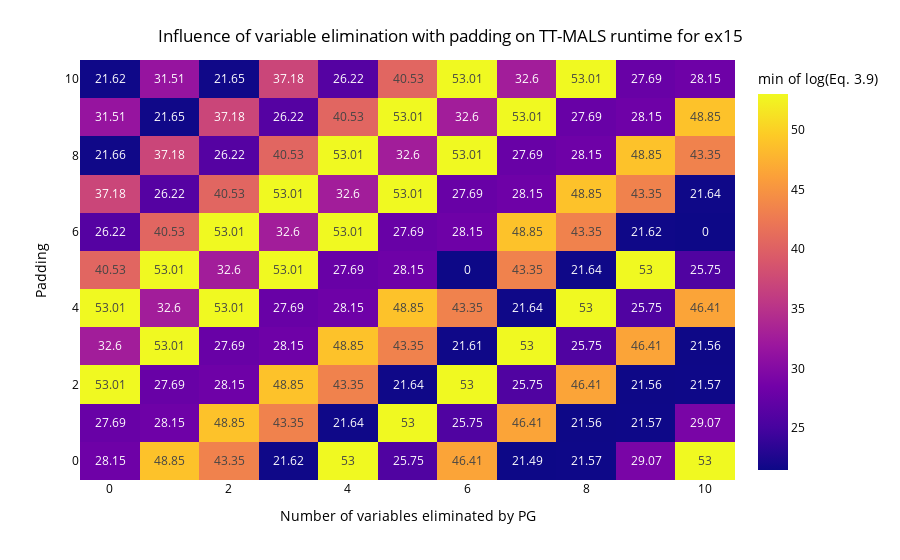

Notebook code for this chart:
### Code cell
matrix_name = "ex15"
fig = px.density_heatmap(pg_padding_tile_agg_df[(pg_padding_tile_agg_df["matrix_name"] == matrix_name) & (pg_padding_tile_agg_df["partial_gauss"] <= 10)], x="partial_gauss", y="padding", z='log_obj_func',  histfunc="min",
                         nbinsx=11, nbinsy=11, text_auto=True,
                         # symbol="log_obj_func",
                 # color_discrete_sequence=colors, 
                 # trendline="ols", trendline_scope="overall", trendline_color_override="lime", trendline_options=dict(log_y=True),
                 # symbol="matrix_name", color_discrete_map=matrix_color_map,
              labels={
                     "padding": "Padding",
                     "partial_gauss": "Number of variables eliminated by PG",
                  "log_obj_func": "log(Eq. 3.9)",
                  "num_possible_tiles": "Number of possible<br>tile size choices"
                 }
              )
fig.update_layout(
    title={
        'text': "Influence of variable elimination with padding on TT-MALS runtime for {}".format(matrix_name),
        'x':0.5,
        'xanchor': 'center',
        'yanchor': 'top'
    },
    plot_bgcolor='white',   # Plot area background color
    paper_bgcolor='white',  # Entire figure background color
    font=dict(color='black'), # Font color
    # yaxis_title=r'$\log(I^6 + rI^3 + r^2I^2)$'
)
fig.show()
fig.write_image("plots/{}_pg_padding_heatmap_log_obj_func.pdf".format(matrix_name))

### Figure 1 — Plotly figure (JSON) as saved in the notebook; plotly's stock layout.template omitted (floating-point values rounded to 4 significant figures; data arrays with more than 128 entries replaced by an {"elided": "..."} marker saying what was removed)
{"data": [{"coloraxis": "coloraxis", "histfunc": "min", "hovertemplate": "Number of variables eliminated by PG=%{x}<br>Padding=%{y}<br>min of log(Eq. 3.9)=%{z}<extra></extra>", "name": "", "nbinsx": 11, "nbinsy": 11, "texttemplate": "%{z}", "x": {"elided": "262 float values"}, "xaxis": "x", "xbingroup": "x", "y": {"elided": "262 int values"}, "yaxis": "y", "ybingroup": "y", "z": {"elided": "262 float values"}, "type": "histogram2d"}], "layout": {"xaxis": {"anchor": "y", "domain": [0.0, 1.0], "title": {"text": "Number of variables eliminated by PG"}}, "yaxis": {"anchor": "x", "domain": [0.0, 1.0], "title": {"text": "Padding"}}, "coloraxis": {"colorbar": {"title": {"text": "min of log(Eq. 3.9)"}}, "colorscale": [[0.0, "#0d0887"], [0.1111, "#46039f"], [0.2222, "#7201a8"], [0.3333, "#9c179e"], [0.4444, "#bd3786"], [0.5556, "#d8576b"], [0.6667, "#ed7953"], [0.7778, "#fb9f3a"], [0.8889, "#fdca26"], [1.0, "#f0f921"]]}, "legend": {"tracegroupgap": 0}, "margin": {"t": 60}, "title": {"text": "Influence of variable elimination with padding on TT-MALS runtime for ex15", "x": 0.5, "xanchor": "center", "yanchor": "top"}, "font": {"color": "black"}, "plot_bgcolor": "white", "paper_bgcolor": "white"}}
